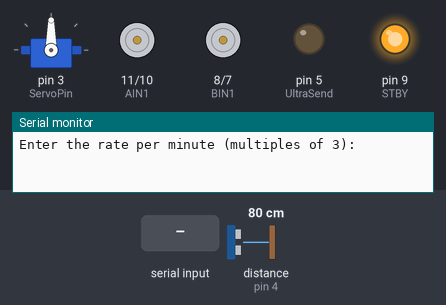
This sketch was run on a simulated Arduino Uno, built with avr-gcc and run on an emulated ATmega328P. Shown: servo, motor-driver pin pairs drawn as motors (green arrow = first pin HIGH = forward, orange = second pin HIGH = backward, longer = more drive, scaled by the enable pin, stopped while the standby pin is LOW), output pins drawn as LEDs (lit = HIGH), the last lines printed to the serial monitor. Inputs (shaded band) come from the test bench; at power-on: distance to the obstacle (sensor on pin 4) 80 cm. The echo pulse lasts 58.3 µs per cm.

Above: at 0.8 s.
0.9 s: "5\n" received over Serial
At 2.8 s:
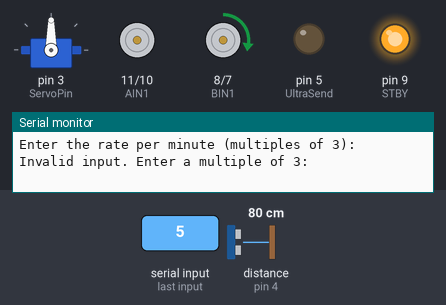
3.4 s: distance to the obstacle (sensor on pin 4) set to 7 cm
4.9 s: distance to the obstacle (sensor on pin 4) set to 4 cm
At 5.3 s:
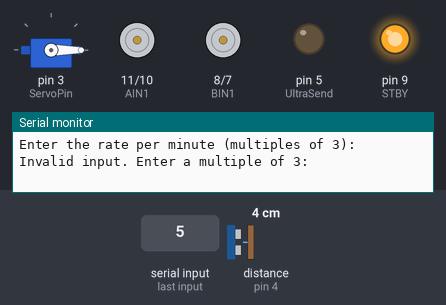
7.9 s: distance to the obstacle (sensor on pin 4) set to 9 cm
At 8.4 s:
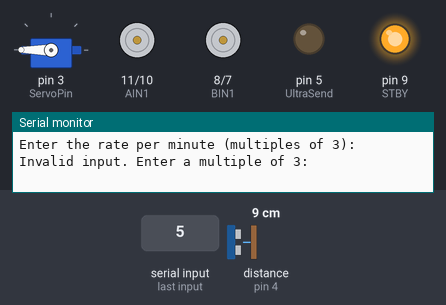
10.3 s: distance to the obstacle (sensor on pin 4) set to 2 cm
At 11.45 s:
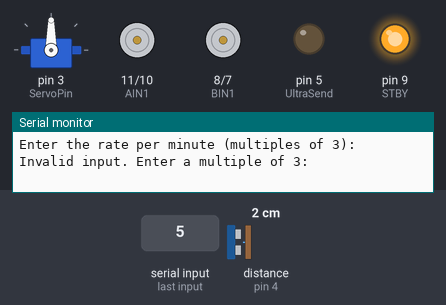
13.3 s: distance to the obstacle (sensor on pin 4) set to 18 cm
At 14.7 s:
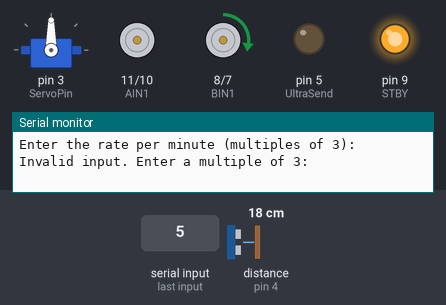
Timing chart, 0 to 16.3 s (numbered marks = the images above; inputs shaded):
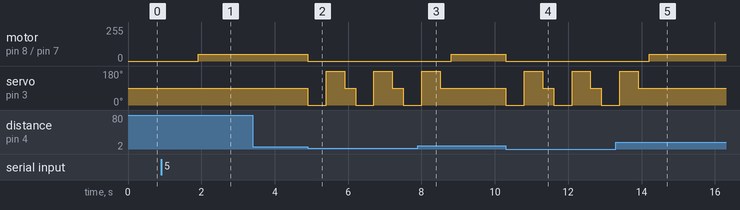

The sketch:

Obstacle_Avoiding_Robot.ino
```cpp
const int PWMA = 12;
const int AIN1 = 11;
const int AIN2 = 10;
const int STBY = 9;
const int BIN1 = 8;
const int BIN2 = 7;
const int PWMB = 6;
const int UltraSend = 5;
const int UltraRec = 4;
const int ServoPin = 3;
unsigned int pwm,rpm;
int left,right,cm,duration;

#include <Servo.h>
Servo servo1;
int pos = 90;

int ReadDistance() {
  digitalWrite(UltraSend,LOW);
  delayMicroseconds(2);// short low pulse and give a clear high pulse for a clear answer _ _ - - - - - _ _
  digitalWrite(UltraSend,HIGH);
  delayMicroseconds(5);
  digitalWrite(UltraSend,LOW);

  duration = pulseIn(UltraRec,HIGH); // read the duration of the high pulse
  cm = microsecondsToCentimeters(duration);
  return cm;
}

void TurnRight() {
  pos = 90;
  digitalWrite(AIN1, HIGH);//left forward
  digitalWrite(AIN2, LOW);
  digitalWrite(BIN1, LOW);//right backward
  digitalWrite(BIN2, HIGH);
  delay(15);//certain time until it fully turns 90 degrees depending on your car situation
  digitalWrite(BIN1, HIGH);//right forward
  digitalWrite(BIN2, LOW);

}

void TurnLeft() {
  pos = 90;
  digitalWrite(AIN1, LOW);//left backward
  digitalWrite(AIN2, HIGH);
  digitalWrite(BIN1, HIGH);//right forward
  digitalWrite(BIN2, LOW);
  delay(15);
  digitalWrite(AIN1, HIGH);//left forward
  digitalWrite(AIN2, LOW);

}

void MoveBack() {
  digitalWrite(AIN1, LOW);//left backward
  digitalWrite(AIN2, HIGH);
  digitalWrite(BIN1, LOW);//right backward
  digitalWrite(BIN2, HIGH);

}
//car tops
void Stop() {
  digitalWrite(AIN1, LOW);
  digitalWrite(AIN2, LOW);
  digitalWrite(BIN1, LOW);
  digitalWrite(BIN2, LOW);
}


void setup() {
  // put your setup code here, to run once:
  Serial.begin(9600);
//
  pinMode(PWMA, OUTPUT);
  pinMode(AIN1, OUTPUT);
  pinMode(AIN2, OUTPUT);
  pinMode(STBY, OUTPUT);
  pinMode(BIN1, OUTPUT);
  pinMode(BIN2, OUTPUT);
  pinMode(PWMB, OUTPUT);
  //motor driver
  //
  pinMode(UltraSend,OUTPUT);
  pinMode(UltraRec, INPUT);
  // Ultrasound
  //
  pinMode(ServoPin,OUTPUT);
  servo1.attach(ServoPin);
  //Servo
  digitalWrite(STBY, HIGH);


  Serial.print("Enter the rate per minute (multiples of 3): ");
  while (Serial.available() == 0) {}

  rpm = Serial.parseInt();

  while (rpm % 3 != 0) {
  Serial.println("Invalid input. Enter a multiple of 3:");
  while (Serial.available() == 0) {}
  rpm = Serial.parseInt();
  }
  if (rpm < 28) {
    pwm = 50;
  }
  else if (rpm >= 28 && rpm < 56) {
    pwm = 100;
  } else if (rpm >= 56 && rpm < 84) {
    pwm = 150;
  } else if (rpm >= 84 && rpm < 112) {
    pwm = 200;
  } else {
    pwm = 225;
  }

}

void loop() {

  cm = ReadDistance();

  //moving forward
  digitalWrite(AIN1, HIGH);//left forward
  digitalWrite(AIN2, LOW);
  analogWrite(PWMA, pwm);
  digitalWrite(BIN1, HIGH);//right forward
  digitalWrite(BIN2, LOW);
  analogWrite(PWMB, pwm);

  if (cm <= 5) {
    Stop();
    pos = 0;
    servo1.write(pos);
    delay(500);
    left = ReadDistance();
    pos = 180;
    servo1.write(pos);
    delay(500);
    right = ReadDistance();
    pos = 90;
    servo1.write(pos);
    delay(300);
    if (right > left){
      TurnRight();
    }
    else if (left > right){
      TurnLeft();
    }
    else if (left == right){
      MoveBack();
    }
  }
}

long microsecondsToCentimeters(long microseconds) {
  return microseconds /29/2;
}
```

Measured:
- the behaviour switches between 6 and 5 cm on distance to the obstacle (sensor on pin 4) (found by bisection; images 1 and 2)
- after the input at 0.9 s, motor on pin 8 (BIN1) / pin 7 (BIN2): stopped → forward 50/255 after 1.0 s
- after the input at 3.4 s, every drawn part: stays the same
- after the input at 4.9 s, motor on pin 8 (BIN1) / pin 7 (BIN2): forward 50/255 → stopped at once; servo on pin 3 (ServoPin): 90° → 0° at once, → 180° 0.50 s later, → 90° 0.50 s later, → 0° 0.30 s later, … (7 changes in this stretch)
- after the input at 7.9 s, motor on pin 8 (BIN1) / pin 7 (BIN2): stopped → forward 50/255 after 0.91 s; servo on pin 3 (ServoPin): goes on until 8.5 s, then stays 90°
- after the input at 10.3 s, motor on pin 8 (BIN1) / pin 7 (BIN2): forward 50/255 → stopped at once; servo on pin 3 (ServoPin): 90° → 0° at once, → 180° 0.50 s later, → 90° 0.50 s later, → 0° 0.30 s later, … (7 changes in this stretch)
- after the input at 13.3 s, motor on pin 8 (BIN1) / pin 7 (BIN2): stopped → forward 50/255 after 0.91 s; servo on pin 3 (ServoPin): goes on until 13.9 s, then stays 90°
